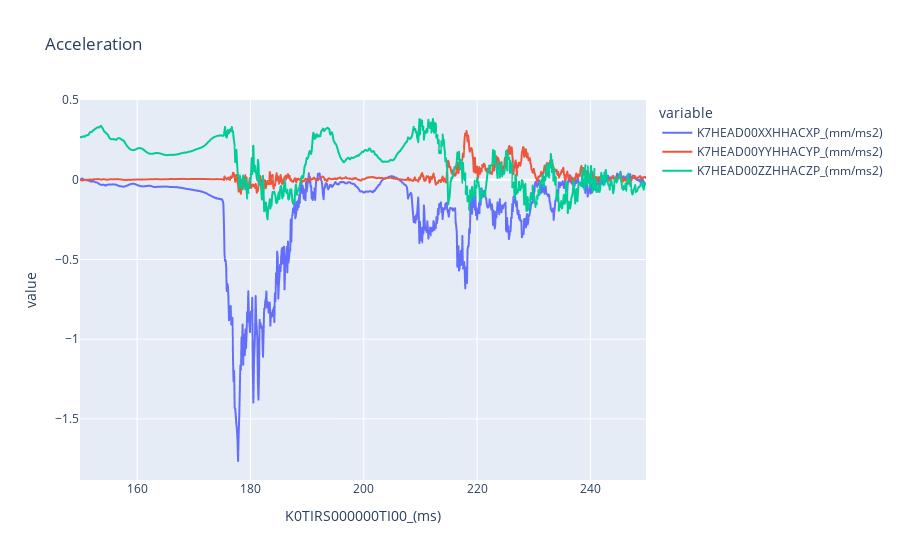
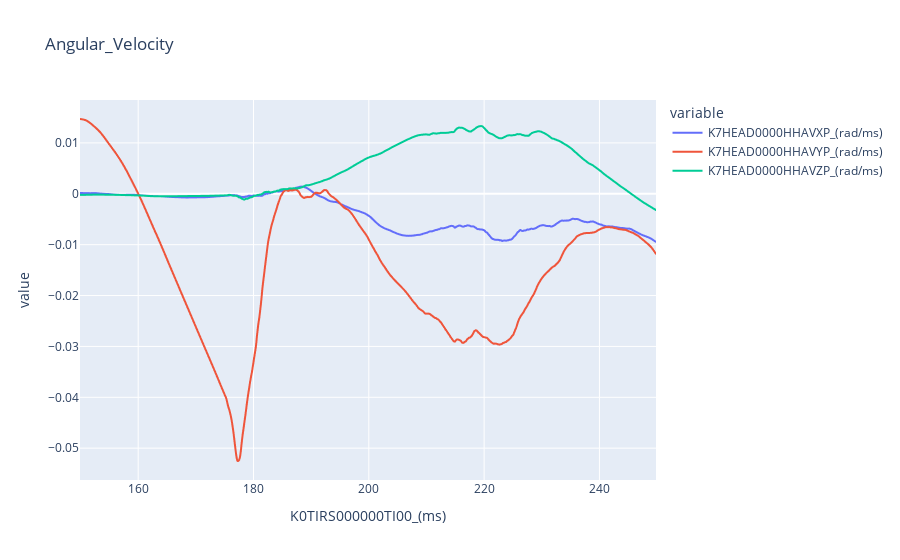

The notebook cell saved with these charts, in order:
### Markdown cell above
### Head ATD
* Acceleration of Head
* Angular velocity of Head

### Code cell
# Call acceleration if there's a valid object mapp
Graphics.plot(Simulation_Test['Time'].timeseries(),[Simulation_Test['ATD_Left'].Acceleration('Head')],title='Acceleration',time_limit=(150,250))
# Call angular velocity if there's a valid object mapp
Graphics.plot(Simulation_Test['Time'].timeseries(),[Simulation_Test['ATD_Left'].Angular_Velocity('Head')],title='Angular_Velocity',time_limit=(150,250))

### Figure 1 — Plotly figure (JSON) as saved in the notebook; plotly's stock layout.template omitted (floating-point values rounded to 4 significant figures; data arrays with more than 128 entries replaced by an {"elided": "..."} marker saying what was removed)
{"data": [{"hovertemplate": "variable=K7HEAD00XXHHACXP_(mm/ms2)<br>K0TIRS000000TI00_(ms)=%{x}<br>value=%{y}<extra></extra>", "legendgroup": "K7HEAD00XXHHACXP_(mm/ms2)", "line": {"color": "#636efa", "dash": "solid"}, "marker": {"symbol": "circle"}, "mode": "lines", "name": "K7HEAD00XXHHACXP_(mm/ms2)", "showlegend": true, "type": "scattergl", "x": {"elided": "1000 float values"}, "xaxis": "x", "y": {"elided": "1000 float values"}, "yaxis": "y"}, {"hovertemplate": "variable=K7HEAD00YYHHACYP_(mm/ms2)<br>K0TIRS000000TI00_(ms)=%{x}<br>value=%{y}<extra></extra>", "legendgroup": "K7HEAD00YYHHACYP_(mm/ms2)", "line": {"color": "#EF553B", "dash": "solid"}, "marker": {"symbol": "circle"}, "mode": "lines", "name": "K7HEAD00YYHHACYP_(mm/ms2)", "showlegend": true, "type": "scattergl", "x": {"elided": "1000 float values"}, "xaxis": "x", "y": {"elided": "1000 float values"}, "yaxis": "y"}, {"hovertemplate": "variable=K7HEAD00ZZHHACZP_(mm/ms2)<br>K0TIRS000000TI00_(ms)=%{x}<br>value=%{y}<extra></extra>", "legendgroup": "K7HEAD00ZZHHACZP_(mm/ms2)", "line": {"color": "#00cc96", "dash": "solid"}, "marker": {"symbol": "circle"}, "mode": "lines", "name": "K7HEAD00ZZHHACZP_(mm/ms2)", "showlegend": true, "type": "scattergl", "x": {"elided": "1000 float values"}, "xaxis": "x", "y": {"elided": "1000 float values"}, "yaxis": "y"}], "layout": {"legend": {"title": {"text": "variable"}, "tracegroupgap": 0}, "title": {"text": "Acceleration"}, "xaxis": {"anchor": "y", "domain": [0, 1], "title": {"text": "K0TIRS000000TI00_(ms)"}}, "yaxis": {"anchor": "x", "domain": [0, 1], "title": {"text": "value"}}}}

### Figure 2 — Plotly figure (JSON) as saved in the notebook; plotly's stock layout.template omitted (floating-point values rounded to 4 significant figures; data arrays with more than 128 entries replaced by an {"elided": "..."} marker saying what was removed)
{"data": [{"hovertemplate": "variable=K7HEAD0000HHAVXP_(rad/ms)<br>K0TIRS000000TI00_(ms)=%{x}<br>value=%{y}<extra></extra>", "legendgroup": "K7HEAD0000HHAVXP_(rad/ms)", "line": {"color": "#636efa", "dash": "solid"}, "marker": {"symbol": "circle"}, "mode": "lines", "name": "K7HEAD0000HHAVXP_(rad/ms)", "showlegend": true, "type": "scattergl", "x": {"elided": "1000 float values"}, "xaxis": "x", "y": {"elided": "1000 float values"}, "yaxis": "y"}, {"hovertemplate": "variable=K7HEAD0000HHAVYP_(rad/ms)<br>K0TIRS000000TI00_(ms)=%{x}<br>value=%{y}<extra></extra>", "legendgroup": "K7HEAD0000HHAVYP_(rad/ms)", "line": {"color": "#EF553B", "dash": "solid"}, "marker": {"symbol": "circle"}, "mode": "lines", "name": "K7HEAD0000HHAVYP_(rad/ms)", "showlegend": true, "type": "scattergl", "x": {"elided": "1000 float values"}, "xaxis": "x", "y": {"elided": "1000 float values"}, "yaxis": "y"}, {"hovertemplate": "variable=K7HEAD0000HHAVZP_(rad/ms)<br>K0TIRS000000TI00_(ms)=%{x}<br>value=%{y}<extra></extra>", "legendgroup": "K7HEAD0000HHAVZP_(rad/ms)", "line": {"color": "#00cc96", "dash": "solid"}, "marker": {"symbol": "circle"}, "mode": "lines", "name": "K7HEAD0000HHAVZP_(rad/ms)", "showlegend": true, "type": "scattergl", "x": {"elided": "1000 float values"}, "xaxis": "x", "y": {"elided": "1000 float values"}, "yaxis": "y"}], "layout": {"legend": {"title": {"text": "variable"}, "tracegroupgap": 0}, "title": {"text": "Angular_Velocity"}, "xaxis": {"anchor": "y", "domain": [0, 1], "title": {"text": "K0TIRS000000TI00_(ms)"}}, "yaxis": {"anchor": "x", "domain": [0, 1], "title": {"text": "value"}}}}
